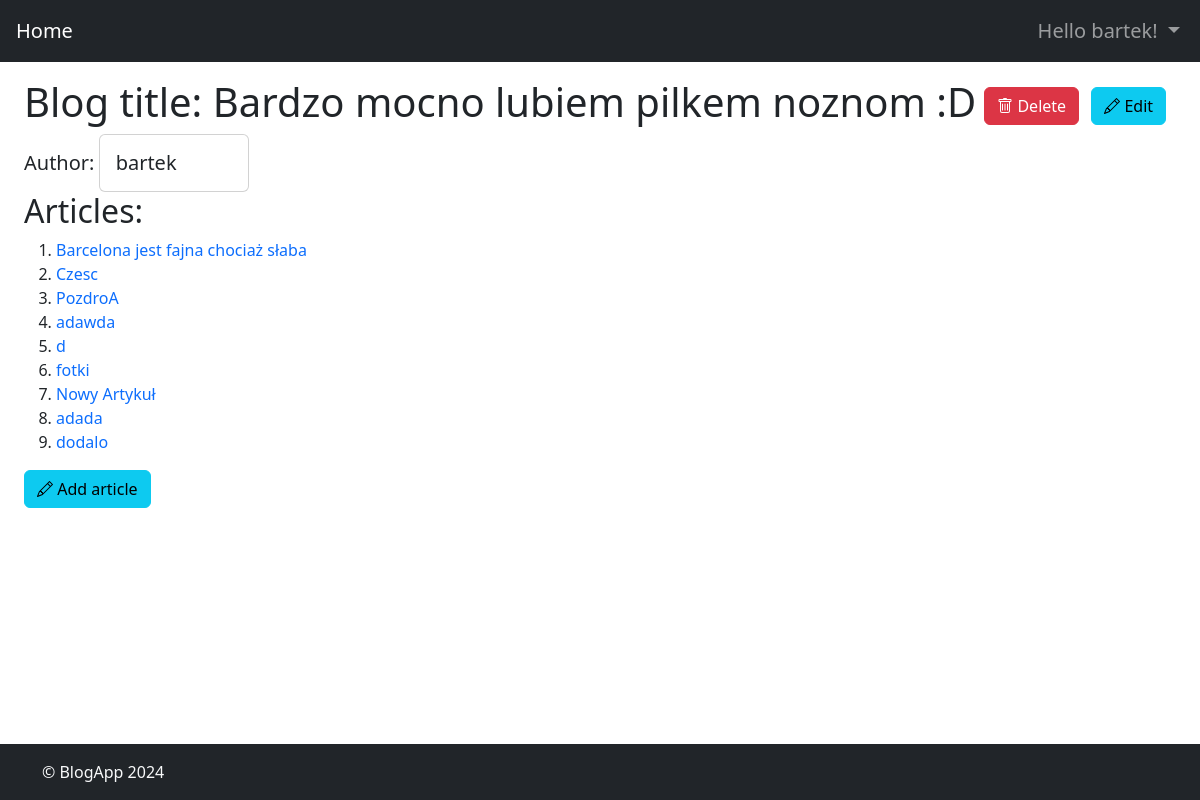
Screenshot of /blogs/1/ (signed in) with the database file from the repository.
### blogApp/models.py (models this page shows, shortened)
class CustomUser(AbstractUser):
    avatar = models.ImageField(upload_to='avatars/', blank=True, null=True)
    isAdmin = models.BooleanField(default=False)

class Blog(models.Model):
    title = models.CharField(max_length=100)
    author = models.ForeignKey(CustomUser, on_delete=models.CASCADE)

class Article(models.Model):
    title = models.CharField(max_length=100)
    content = models.CharField(max_length=2000)
    public = models.BooleanField(default=False)
    password = models.CharField(max_length=100, blank=True)
    date = models.CharField(max_length=100)
    location = models.CharField(max_length=100)
    blog = models.ForeignKey(Blog, on_delete=models.CASCADE)
    images = models.ManyToManyField('ArticleImage', related_name='articles', blank=True)

### blogApp/views.py (the view)
# urls.py: path('blogs/<int:blog_id>/', views.blog_detail, name='blog_detail'),
def blog_detail(request, blog_id):
    blog = get_object_or_404(Blog, pk=blog_id)
    articles = Article.objects.filter(blog=blog)
    author_avatar = blog.author.avatar  # Pobieramy avatar autora bloga
    return render(request, 'blogs/blog_detail.html', {'blog': blog, 'articles': articles, 'author_avatar': author_avatar})

### blogApp/templates/blogs/blog_detail.html (shortened to what this page needs)
{% extends 'base.html' %}
{% block content %}
<div class="ms-2 mt-2">
    <div class="d-flex align-items-center w-100">
        <h1 class="text-center">Blog title: {{ blog.title }}</h1>
        {% if request.user == blog.author %}
        <div>
            <a href="{% url 'delete_blog' blog_id=blog.id %}" class="btn btn-danger ms-2"> Delete</a>
            <a href="{% url 'edit_blog' blog_id=blog.id %}" class="btn btn-info ms-2"> Edit</a>
        </div>
        {% endif %}
    </div>
    <h5 class="d-inline">Author:</h2>
        <div class="card d-inline-block" style="max-width: 200px; min-width: 150px;">
            <div class="row g-0">
                <div class="col-md-8">
                    <div class="card-body">
                        <h5 class="card-text">{{ blog.author.username }}</h5>
                    </div>
                </div>
            </div>
        </div>
        <h2>Articles:</h2>
        <ol>
            {% for article in articles %}
            <li><a href="{% url 'article_detail' blog_id=blog.id article_id=article.id %}">{{ article.title }}</a></li>
            {% endfor %}
        </ol>
        {% if user.username == blog.author.username %}
        <a href="{% url 'add_article' blog_id=blog.id %}" class="btn btn-info"> Add article</a>
        {% endif %}
</div>
{% endblock %}

### blogApp/templates/base.html (shortened to what this page needs)
{% load static %}
<!DOCTYPE html>
<html lang="en">
<head>
    <link href="https://cdn.jsdelivr.net/npm/bootstrap@5.3.3/dist/css/bootstrap.min.css" rel="stylesheet"
>
    <link rel="stylesheet" href="{% static 'styles.css' %}">
</head>
<body class="d-flex flex-column vh-100">
    <nav class="navbar navbar-expand-lg bg-dark fs-5" data-bs-theme="dark">
        <div class="container-fluid">
            <a class="navbar-brand ms-1" href="/">Home</a>
            <div class="collapse navbar-collapse" id="navbarSupportedContent">
                <ul class="navbar-nav ms-auto mb-2 mb-lg-0">
                    {% if user.is_authenticated %}
                    <li class="nav-item dropdown">
                        <a class="nav-link dropdown-toggle" href="#" role="button" data-bs-toggle="dropdown"
                            aria-expanded="false">
                            Hello {{ user.username }}!
                        </a>
                    </li>
                    {% endif %}
                </ul>
            </div>
        </div>
    </nav>
    <div class="ms-3 mt-2 mb-3">
        {% block content %}
        {% endblock %}
    </div>
    <footer class="footer bg-dark py-3 mt-auto">
        <div class="container">
            <span class="text-light">&copy; BlogApp 2024</span>
        </div>
    </footer>
</body>
</html>

### blogApp/static/styles.css (style rules this page uses)
a { text-decoration: none; }

### rows the page displays
CustomUser: username "bartek"
Blog: title "Bardzo mocno lubiem pilkem noznom :D", author.username "bartek"
Article: title "Barcelona jest fajna chociaż słaba"
Article: title "Czesc"
Article: title "PozdroA"
Article: title "adawda"
Article: title "d"
Article: title "fotki"
Article: title "Nowy Artykuł"
Article: title "adada"
Article: title "dodalo"
